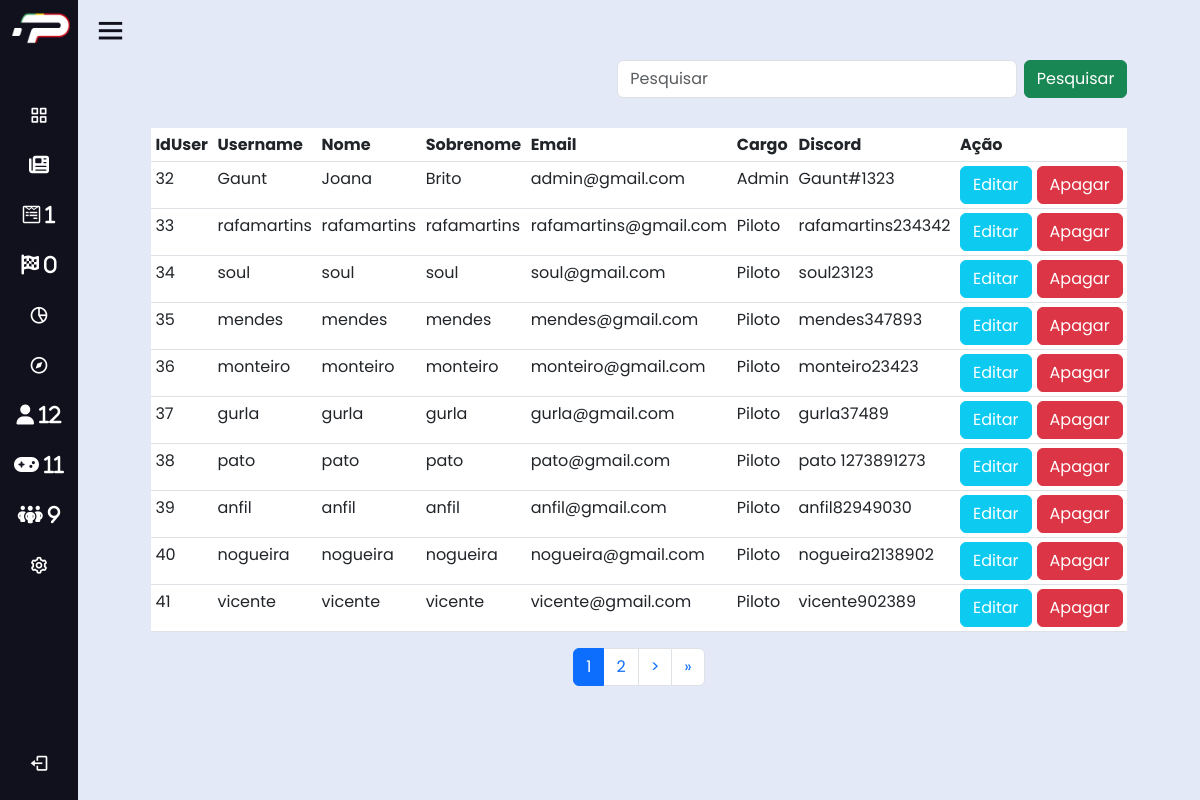
The app's page /VerUsers.php (signed in) with its own data.
### tables this page shows
CREATE TABLE `users` (
  `IdUser` int NOT NULL,
  `Nome` varchar(20) DEFAULT NULL,
  `Sobrenome` varchar(20) DEFAULT NULL,
  `Username` varchar(30) DEFAULT NULL,
  `PasswordUser` varchar(50) NOT NULL,
  `EmailUser` varchar(50) DEFAULT NULL,
  `CargoUser` enum('User','Piloto','Moderador','Admin') NOT NULL DEFAULT 'User',
  `SteamIDUser` varchar(20) DEFAULT NULL,
  `DiscordUser` varchar(50) NOT NULL,
  `DataNascimentoUser` date NOT NULL,
  `GeneroUser` enum('Masculino','Femenino','Outros','Prefiro não dizer') NOT NULL,
  `PistaFavoritaUser` varchar(50) DEFAULT 'Não tenho'
);

### VerUsers.php (the view, shortened to what this page needs)
<?php
include("session.php");
if (isset($_POST['pesquisa'])) {
    $pesquisa = mysqli_real_escape_string($db, $_POST['pesquisa']);
    $query = "SELECT * FROM users WHERE IdUser LIKE '%$pesquisa%' OR Nome LIKE '%$pesquisa%' OR Sobrenome LIKE '%$pesquisa%' OR Username LIKE '%$pesquisa%' OR EmailUser LIKE '%$pesquisa%' OR CargoUser LIKE '%$pesquisa%' OR DiscordUser LIKE '%$pesquisa%' ";
} else {
    $query = 'SELECT * FROM users';
}
?>
<html lang="en" dir="ltr">
    <head>
        <link rel="stylesheet" href="./css/admin.css">
        <link rel="stylesheet" href="https://cdnjs.cloudflare.com/ajax/libs/font-awesome/6.2.1/css/all.min.css" />
        <link href='https://unpkg.com/boxicons@2.0.7/css/boxicons.min.css' rel='stylesheet'>
        <link href="https://cdn.jsdelivr.net/npm/bootstrap@5.3.0-alpha1/dist/css/bootstrap.min.css" rel="stylesheet">
    </head>
<body>
    <?php include("navbarback.php"); ?>
    <section class="home-section">
        <div class="home-content">
            <i class='bx bx-menu'></i>
        </div>
        <div class="teste">
            <div class="linha">
                <div>
                    <form action="" method="post">
                        <input class="form-control mr-sm-2 pesquisar" type="search" name="pesquisa" placeholder="Pesquisar" aria-label="Pesquisar">
                </div>
                <div>
                    <button class="btn btn-success" type="submit">Pesquisar</button>
                </div>
            </div>
            <table class="table table-sm">
                <thead>
                    <tr>
                        <th>IdUser</th>
                        <th>Username</th>
                        <th>Nome</th>
                        <th>Sobrenome</th>
                        <th>Email</th>
                        <th>Cargo</th>
                        <th>Discord</th>
                        <th>Ação</th>
                    </tr>
                </thead>
<?php
                echo '<tbody>';
                $totalRecords = mysqli_num_rows(mysqli_query($db, "SELECT * FROM users"));
                $recordsPerPage = 10;
                $totalPages = ceil($totalRecords / $recordsPerPage);
                $currentPage = isset($_GET['page']) ? $_GET['page'] : 1;
                $offset = ($currentPage - 1) * $recordsPerPage;
                $query .= " LIMIT $offset, $recordsPerPage";
                $result = mysqli_query($db, $query);
                while ($row = mysqli_fetch_array($result)) {
                    echo '<tr>';
                    echo '<td>' . $row['IdUser'] . '</td>';
                    echo '<td>' . $row['Username'] . '</td>';
                    echo '<td>' . $row['Nome'] . '</td>';
                    echo '<td>' . $row['Sobrenome'] . '</td>';
                    echo '<td>' . $row['EmailUser'] . '</td>';
                    echo '<td>' . $row['CargoUser'] . '</td>';
                    echo '<td>' . $row['DiscordUser'] . '</td>';
                    echo '<td>';
                    echo '<div class="btn-group">';
                    echo '
                <form style="margin-right:5px" action="EditarUser.php" method="post">
                  <input type="hidden" name="id" value="' . $row['IdUser'] . '">
                 <button type="submit" class="btn btn-info" style="color: white";>Editar</button>
                </form>';
                    echo '
                    <form action="DeleteUser.php" method="post">
                        <button type="button" onclick="GetId(' . $row['IdUser'] . ')" class="btn btn-danger" data-bs-toggle="modal" data-bs-target="#deleteModal">Apagar</button>
                    </form>';
                    echo '</div>';
                }
                echo '</tbody>';
                echo '</table>';
?>
                <nav aria-label="Page navigation example">
                    <ul class="pagination justify-content-center">
                        <?php for ($i = 1; $i <= $totalPages; $i++) : ?>
                            <li class="page-item <?php echo ($currentPage == $i) ? 'active' : ''; ?>">
                                <a class="page-link" href="?page=<?php echo $i; ?>"><?php echo $i; ?></a>
                            </li>
                        <?php endfor; ?>
                        <?php if ($currentPage < $totalPages) : ?>
                            <li class="page-item">
                                <a class="page-link" href="?page=<?php echo $currentPage + 1; ?>" aria-label="Próxima página">
                                    <span aria-hidden="true">&gt;</span>
                                </a>
                            </li>
                            <li class="page-item">
                                <a class="page-link" href="?page=<?php echo $totalPages; ?>" aria-label="Última página">
                                    <span aria-hidden="true">&raquo;</span>
                                </a>
                            </li>
                        <?php endif; ?>
                    </ul>
                </nav>
        </div>
    </section>
</body>
</html>

### css/admin.css (style rules this page uses)
* { margin: 0; padding: 0; box-sizing: border-box; font-family: "Poppins", sans-serif; }
.home-section { position: relative; background: #e4e9f7; height: 100vh; left: 260px; width: calc(100% - 260px); transition: all 0.5s ease; }
.sidebar.close ~ .home-section { left: 78px; width: calc(100% - 78px); }
.home-section .home-content { height: 60px; display: flex; align-items: center; }
.home-section .home-content .bx-menu, .home-section .home-content .text { color: #11101d; font-size: 35px; }
.home-section .home-content .bx-menu { margin: 0 15px; cursor: pointer; }
.teste { margin-inline: auto; width: fit-content; }
.teste td, .teste th { padding-inline: 0.3em !important; }
.linha { display: flex; gap: 0.4em; margin-bottom: 30px; justify-content: flex-end; }
.pesquisar { width: 400px !important; }

### records on screen
users: IdUser "32", Username "Gaunt", Nome "Joana", Sobrenome "Brito", EmailUser "admin@gmail.com", CargoUser "Admin", DiscordUser "Gaunt#1323"
users: IdUser "33", Username "rafamartins", Nome "rafamartins", Sobrenome "rafamartins", EmailUser "rafamartins@gmail.com", CargoUser "Piloto", DiscordUser "rafamartins234342"
users: IdUser "34", Username "soul", Nome "soul", Sobrenome "soul", EmailUser "soul@gmail.com", CargoUser "Piloto", DiscordUser "soul23123"
users: IdUser "35", Username "mendes", Nome "mendes", Sobrenome "mendes", EmailUser "mendes@gmail.com", CargoUser "Piloto", DiscordUser "mendes347893"
users: IdUser "36", Username "monteiro", Nome "monteiro", Sobrenome "monteiro", EmailUser "monteiro@gmail.com", CargoUser "Piloto", DiscordUser "monteiro23423"
users: IdUser "37", Username "gurla", Nome "gurla", Sobrenome "gurla", EmailUser "gurla@gmail.com", CargoUser "Piloto", DiscordUser "gurla37489"
users: IdUser "38", Username "pato", Nome "pato", Sobrenome "pato", EmailUser "pato@gmail.com", CargoUser "Piloto", DiscordUser "pato 1273891273"
users: IdUser "39", Username "anfil", Nome "anfil", Sobrenome "anfil", EmailUser "anfil@gmail.com", CargoUser "Piloto", DiscordUser "anfil82949030"
users: IdUser "40", Username "nogueira", Nome "nogueira", Sobrenome "nogueira", EmailUser "nogueira@gmail.com", CargoUser "Piloto", DiscordUser "nogueira2138902"
users: IdUser "41", Username "vicente", Nome "vicente", Sobrenome "vicente", EmailUser "vicente@gmail.com", CargoUser "Piloto", DiscordUser "vicente902389"

### other values on screen
$count "1"
$count2 "0"
$count1 "12"
$count3 "11"
$count4 "9"
